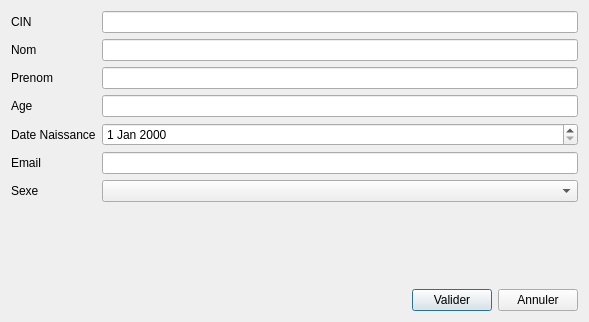
<?xml version="1.0" encoding="UTF-8"?>
<ui version="4.0">
 <class>Dialog</class>
 <widget class="QDialog" name="Dialog">
  <property name="geometry">
   <rect>
    <x>0</x>
    <y>0</y>
    <width>589</width>
    <height>322</height>
   </rect>
  </property>
  <property name="windowTitle">
   <string>Dialog</string>
  </property>
  <layout class="QHBoxLayout" name="horizontalLayout_2">
   <item>
    <layout class="QVBoxLayout" name="verticalLayout">
     <item>
      <layout class="QFormLayout" name="formLayout">
       <item row="0" column="0">
        <widget class="QLabel" name="cINLabel">
         <property name="text">
          <string>CIN</string>
         </property>
        </widget>
       </item>
       <item row="0" column="1">
        <widget class="QLineEdit" name="cINLineEdit"/>
       </item>
       <item row="1" column="0">
        <widget class="QLabel" name="nomLabel">
         <property name="text">
          <string>Nom</string>
         </property>
        </widget>
       </item>
       <item row="1" column="1">
        <widget class="QLineEdit" name="nomLineEdit"/>
       </item>
       <item row="2" column="0">
        <widget class="QLabel" name="prenomLabel">
         <property name="text">
          <string>Prenom</string>
         </property>
        </widget>
       </item>
       <item row="2" column="1">
        <widget class="QLineEdit" name="prenomLineEdit"/>
       </item>
       <item row="3" column="0">
        <widget class="QLabel" name="ageLabel">
         <property name="text">
          <string>Age</string>
         </property>
        </widget>
       </item>
       <item row="3" column="1">
        <widget class="QLineEdit" name="ageLineEdit"/>
       </item>
       <item row="4" column="0">
        <widget class="QLabel" name="dateNaissanceLabel">
         <property name="text">
          <string>Date Naissance</string>
         </property>
        </widget>
       </item>
       <item row="4" column="1">
        <widget class="QDateEdit" name="dateNaissanceDateEdit"/>
       </item>
       <item row="5" column="0">
        <widget class="QLabel" name="emailLabel">
         <property name="text">
          <string>Email</string>
         </property>
        </widget>
       </item>
       <item row="5" column="1">
        <widget class="QLineEdit" name="emailLineEdit"/>
       </item>
       <item row="6" column="0">
        <widget class="QLabel" name="sexeLabel">
         <property name="text">
          <string>Sexe</string>
         </property>
        </widget>
       </item>
       <item row="6" column="1">
        <widget class="QComboBox" name="sexeComboBox"/>
       </item>
      </layout>
     </item>
     <item>
      <spacer name="verticalSpacer">
       <property name="orientation">
        <enum>Qt::Vertical</enum>
       </property>
       <property name="sizeHint" stdset="0">
        <size>
         <width>20</width>
         <height>40</height>
        </size>
       </property>
      </spacer>
     </item>
     <item>
      <layout class="QHBoxLayout" name="horizontalLayout">
       <item>
        <spacer name="horizontalSpacer">
         <property name="orientation">
          <enum>Qt::Horizontal</enum>
         </property>
         <property name="sizeHint" stdset="0">
          <size>
           <width>40</width>
           <height>20</height>
          </size>
         </property>
        </spacer>
       </item>
       <item>
        <widget class="QPushButton" name="pushButton_2">
         <property name="text">
          <string>Valider</string>
         </property>
        </widget>
       </item>
       <item>
        <widget class="QPushButton" name="pushButton">
         <property name="text">
          <string>Annuler</string>
         </property>
        </widget>
       </item>
      </layout>
     </item>
    </layout>
   </item>
  </layout>
 </widget>
 <resources/>
 <connections/>
</ui>
